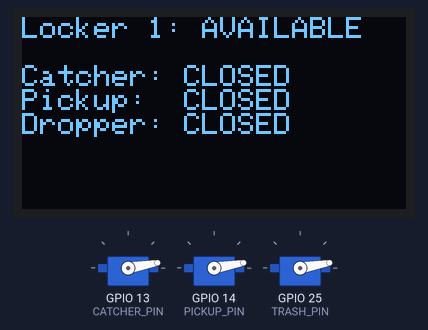
Bench run of a program on a simulated ESP32. Shown: 128×64 one-colour display, 3 × servo. WiFi joins after 1.5 s; servers stay silent unless stated; what the program prints to the serial monitor is not drawn.

Above: at 0.1 s.

The program:

main.cpp
```cpp
#include <Arduino.h>
#include <ESP32Servo.h>
#include <WebServer.h>
#include <WiFi.h>
#include <Wire.h>
#include <Adafruit_GFX.h>
#include <Adafruit_SSD1306.h>
#include "config.h"
WebServer server(80); Adafruit_SSD1306 display(128,64,&Wire,-1); Servo catcher,pickup,trashDoor;
struct ServoConfig{const char* name;Servo* servo;int closedAngle;int openAngle;bool open;};
ServoConfig servos[]={{"catcher",&catcher,CATCHER_CLOSED_ANGLE,CATCHER_OPEN_ANGLE,false},{"pickup",&pickup,PICKUP_CLOSED_ANGLE,PICKUP_OPEN_ANGLE,false},{"trash",&trashDoor,TRASH_CLOSED_ANGLE,TRASH_OPEN_ANGLE,false}}; bool lockerOccupied=false;
void renderDisplay(){display.clearDisplay();display.setTextColor(SSD1306_WHITE);display.setTextSize(1);display.setCursor(0,0);display.printf("Locker 1: %s\n\n",lockerOccupied?"OCCUPIED":"AVAILABLE");display.printf("Catcher: %s\n",servos[0].open?"OPEN":"CLOSED");display.printf("Pickup:  %s\n",servos[1].open?"OPEN":"CLOSED");display.printf("Dropper: %s",servos[2].open?"OPEN":"CLOSED");display.display();}
bool authorized(){if(server.header("X-API-Key")==API_KEY)return true;server.send(401,"application/json","{\"success\":false,\"message\":\"Unauthorized\"}");return false;}
void moveServo(ServoConfig& item,bool open){if(!authorized())return;int angle=open?item.openAngle:item.closedAngle;item.servo->write(angle);item.open=open;renderDisplay();Serial.printf("%s -> %s (%d degrees)\n",item.name,open?"open":"closed",angle);String json="{\"success\":true,\"servo\":\""+String(item.name)+"\",\"state\":\""+(open?"open":"closed")+"\",\"angle\":"+angle+"}";server.send(200,"application/json",json);}
void setLockerState(bool occupied){if(!authorized())return;lockerOccupied=occupied;renderDisplay();server.send(200,"application/json",occupied?"{\"success\":true,\"locker\":1,\"state\":\"occupied\"}":"{\"success\":true,\"locker\":1,\"state\":\"available\"}");}
void registerServoRoutes(ServoConfig* item){String o="/api/servo/"+String(item->name)+"/open",c="/api/servo/"+String(item->name)+"/close";server.on(o.c_str(),HTTP_POST,[item](){moveServo(*item,true);});server.on(c.c_str(),HTTP_POST,[item](){moveServo(*item,false);});}
void registerRoutes(){for(auto& item:servos)registerServoRoutes(&item);server.on("/api/locker/occupied",HTTP_POST,[](){setLockerState(true);});server.on("/api/locker/available",HTTP_POST,[](){setLockerState(false);});server.on("/api/status",HTTP_GET,[](){if(!authorized())return;server.send(200,"application/json","{\"success\":true,\"online\":true,\"locker\":\""+String(lockerOccupied?"occupied":"available")+"\"}");});server.onNotFound([](){server.send(404,"application/json","{\"success\":false,\"message\":\"Not found\"}");});}
void setup(){Serial.begin(115200);Wire.begin(OLED_SDA_PIN,OLED_SCL_PIN);if(!display.begin(SSD1306_SWITCHCAPVCC,OLED_I2C_ADDRESS))Serial.println("SSD1306 display not found");catcher.attach(CATCHER_PIN);pickup.attach(PICKUP_PIN);trashDoor.attach(TRASH_PIN);catcher.write(CATCHER_CLOSED_ANGLE);pickup.write(PICKUP_CLOSED_ANGLE);trashDoor.write(TRASH_CLOSED_ANGLE);renderDisplay();WiFi.begin(WIFI_SSID,WIFI_PASSWORD);Serial.print("Connecting");while(WiFi.status()!=WL_CONNECTED){delay(300);Serial.print('.');}Serial.printf("\nReady at http://%s\n",WiFi.localIP().toString().c_str());const char* headers[]={"X-API-Key"};server.collectHeaders(headers,1);registerRoutes();server.begin();}
void loop(){server.handleClient();delay(2);}
```

config.example.h
```cpp
#pragma once
#define WIFI_SSID "your-wifi-name"
#define WIFI_PASSWORD "your-wifi-password"
#define API_KEY "change-this-secret"
#define CATCHER_PIN 13
#define PICKUP_PIN 14
#define TRASH_PIN 25
#define OLED_SDA_PIN 21
#define OLED_SCL_PIN 22
#define OLED_I2C_ADDRESS 0x3C
#define CATCHER_CLOSED_ANGLE 10
#define CATCHER_OPEN_ANGLE 90
#define PICKUP_CLOSED_ANGLE 10
#define PICKUP_OPEN_ANGLE 90
#define TRASH_CLOSED_ANGLE 10
#define TRASH_OPEN_ANGLE 90
```
